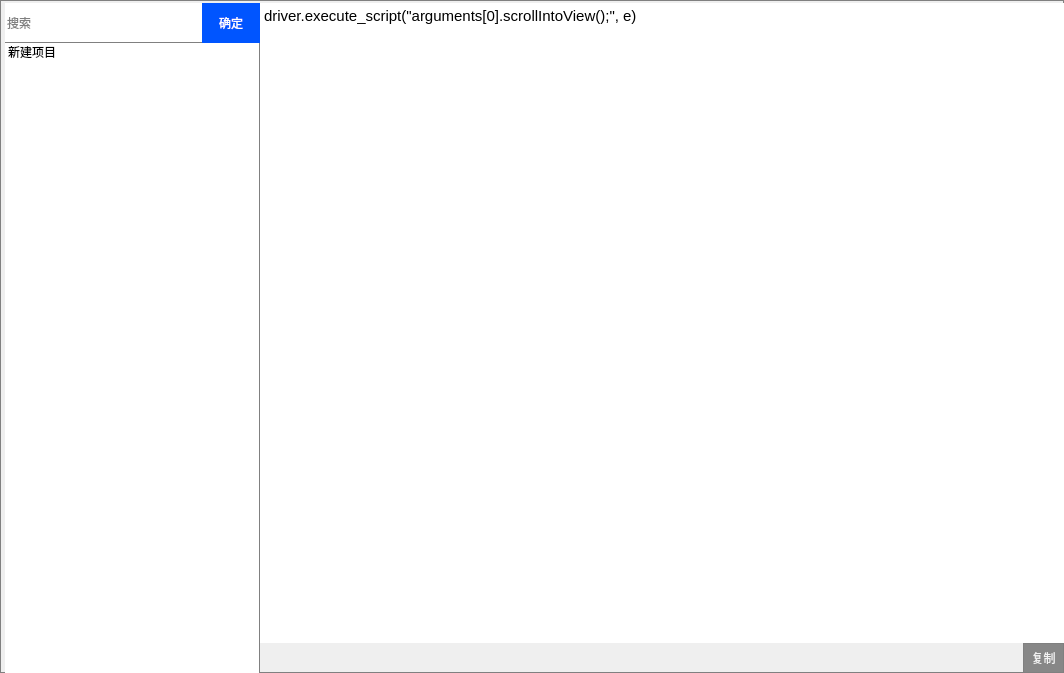
<?xml version="1.0" encoding="UTF-8"?>
<ui version="4.0">
 <class>Form</class>
 <widget class="QWidget" name="Form">
  <property name="geometry">
   <rect>
    <x>0</x>
    <y>0</y>
    <width>1064</width>
    <height>673</height>
   </rect>
  </property>
  <property name="windowTitle">
   <string>Form</string>
  </property>
  <property name="styleSheet">
   <string notr="true">QWidget{
	font: 11pt &quot;黑体&quot;;
	border:1px solid gray;
}
QPushButton#btn_ok{
border:none;
color: rgb(255, 255, 255);
background-color: rgb(0, 85, 255);
}
QPushButton#btn_ok:hover{
	background-color: rgb(0, 123, 255);
}
QPushButton#btn_ok:pressed{
	background-color: rgb(0, 52, 157);
}
QPushButton#btn_c{
	color: rgb(241, 241, 241);
	background-color: rgb(135, 135, 135);
}
QPushButton#btn_c:pressed{
	background-color: rgb(58, 58, 58);
}</string>
  </property>
  <layout class="QGridLayout" name="gridLayout">
   <property name="leftMargin">
    <number>5</number>
   </property>
   <property name="topMargin">
    <number>3</number>
   </property>
   <property name="rightMargin">
    <number>0</number>
   </property>
   <property name="bottomMargin">
    <number>0</number>
   </property>
   <property name="spacing">
    <number>0</number>
   </property>
   <item row="0" column="0">
    <widget class="QLineEdit" name="lineEdit_search">
     <property name="minimumSize">
      <size>
       <width>197</width>
       <height>40</height>
      </size>
     </property>
     <property name="maximumSize">
      <size>
       <width>197</width>
       <height>40</height>
      </size>
     </property>
     <property name="styleSheet">
      <string notr="true">border-top:none;
border-right:none;
border-left:none;</string>
     </property>
     <property name="placeholderText">
      <string>搜索</string>
     </property>
    </widget>
   </item>
   <item row="0" column="1">
    <widget class="QPushButton" name="btn_ok">
     <property name="minimumSize">
      <size>
       <width>58</width>
       <height>40</height>
      </size>
     </property>
     <property name="maximumSize">
      <size>
       <width>58</width>
       <height>40</height>
      </size>
     </property>
     <property name="text">
      <string>确定</string>
     </property>
    </widget>
   </item>
   <item row="0" column="2" rowspan="2" colspan="2">
    <widget class="QTextEdit" name="textEdit_code">
     <property name="styleSheet">
      <string notr="true">border:none;</string>
     </property>
     <property name="html">
      <string>&lt;!DOCTYPE HTML PUBLIC &quot;-//W3C//DTD HTML 4.0//EN&quot; &quot;http://www.w3.org/TR/REC-html40/strict.dtd&quot;&gt;
&lt;html&gt;&lt;head&gt;&lt;meta name=&quot;qrichtext&quot; content=&quot;1&quot; /&gt;&lt;style type=&quot;text/css&quot;&gt;
p, li { white-space: pre-wrap; }
&lt;/style&gt;&lt;/head&gt;&lt;body style=&quot; font-family:'黑体'; font-size:11pt; font-weight:400; font-style:normal;&quot;&gt;
&lt;p style=&quot; margin-top:0px; margin-bottom:0px; margin-left:0px; margin-right:0px; -qt-block-indent:0; text-indent:0px;&quot;&gt;driver.execute_script(&amp;quot;arguments[0].scrollIntoView();&amp;quot;, e)&lt;/p&gt;&lt;/body&gt;&lt;/html&gt;</string>
     </property>
    </widget>
   </item>
   <item row="1" column="0" rowspan="2" colspan="2">
    <widget class="QListWidget" name="listWidget_title">
     <property name="maximumSize">
      <size>
       <width>256</width>
       <height>16777215</height>
      </size>
     </property>
     <property name="styleSheet">
      <string notr="true">border-top:none;
border-left:none;
border-bottom:none;</string>
     </property>
     <item>
      <property name="text">
       <string>新建项目</string>
      </property>
     </item>
    </widget>
   </item>
   <item row="2" column="2">
    <spacer name="horizontalSpacer">
     <property name="orientation">
      <enum>Qt::Horizontal</enum>
     </property>
     <property name="sizeHint" stdset="0">
      <size>
       <width>760</width>
       <height>20</height>
      </size>
     </property>
    </spacer>
   </item>
   <item row="2" column="3">
    <widget class="QPushButton" name="btn_c">
     <property name="minimumSize">
      <size>
       <width>41</width>
       <height>30</height>
      </size>
     </property>
     <property name="maximumSize">
      <size>
       <width>41</width>
       <height>30</height>
      </size>
     </property>
     <property name="text">
      <string>复制</string>
     </property>
    </widget>
   </item>
  </layout>
 </widget>
 <resources/>
 <connections/>
</ui>
